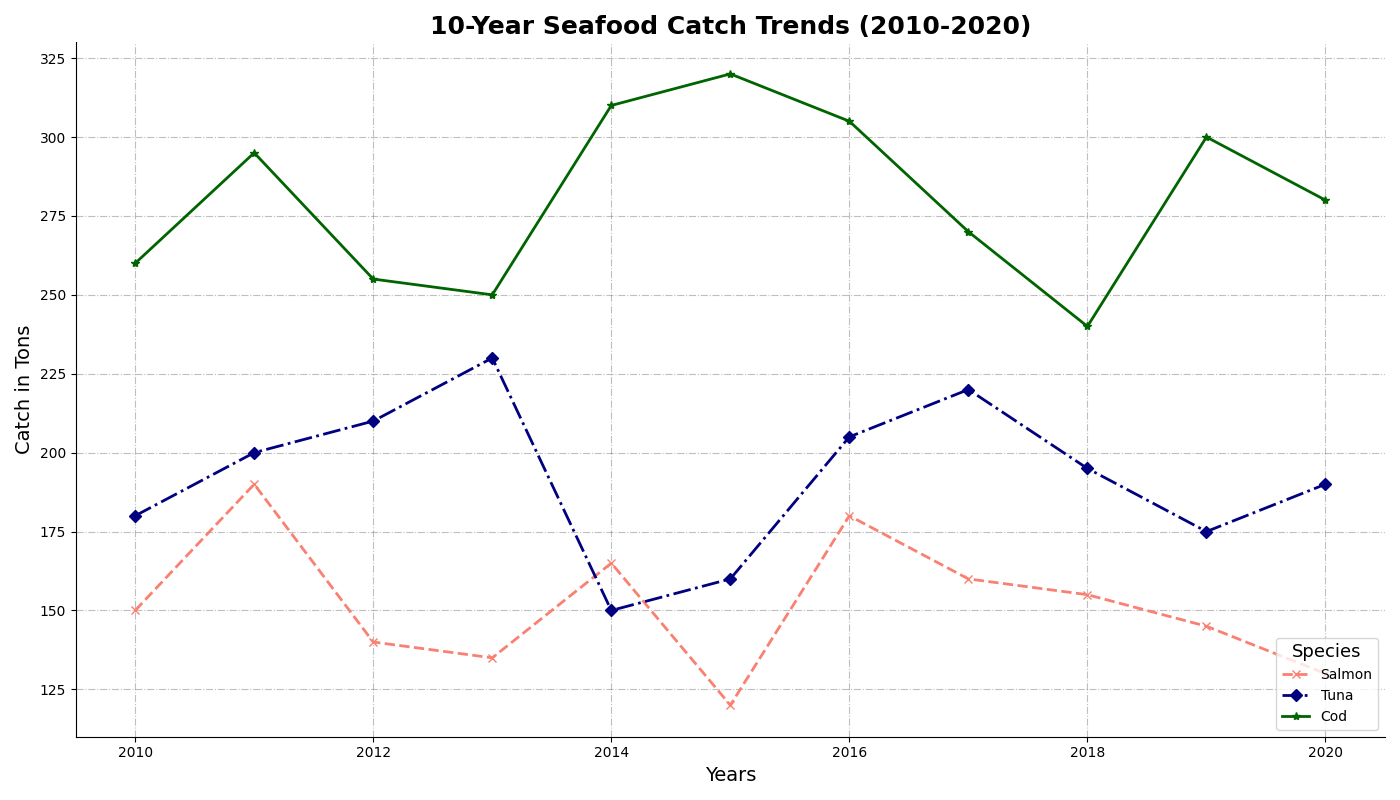

Write the Python code that produced this figure.
import matplotlib.pyplot as plt
import numpy as np

years = np.arange(2010, 2021)
salmon_catches = [150, 190, 140, 135, 165, 120, 180, 160, 155, 145, 130]
tuna_catches = [180, 200, 210, 230, 150, 160, 205, 220, 195, 175, 190]
cod_catches = [260, 295, 255, 250, 310, 320, 305, 270, 240, 300, 280]

fig, ax1 = plt.subplots(figsize=(14, 8))

ax1.plot(years, salmon_catches, marker='x', linestyle='--', linewidth=2, color='salmon', label='Salmon')
ax1.plot(years, tuna_catches, marker='D', linestyle='-.', linewidth=2, color='navy', label='Tuna')
ax1.plot(years, cod_catches, marker='*', linestyle='-', linewidth=2, color='darkgreen', label='Cod')

ax1.set_title("10-Year Seafood Catch Trends (2010-2020)", fontsize=18, fontweight='bold')
ax1.set_xlabel("Years", fontsize=14)
ax1.set_ylabel("Catch in Tons", fontsize=14)

ax1.grid(True, linestyle='-.', color='grey', alpha=0.5)

ax1.legend(title='Species', fontsize=10, loc='lower right', title_fontsize='13')

ax1.spines['top'].set_visible(False)
ax1.spines['right'].set_visible(False)

plt.tight_layout()

plt.show()
